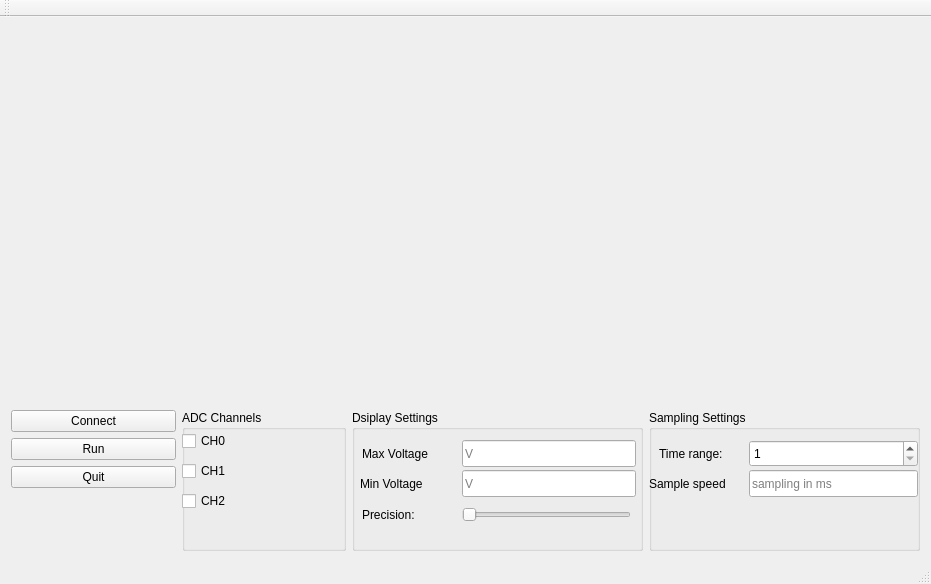
<?xml version="1.0" encoding="UTF-8"?>
<ui version="4.0">
 <class>MainWindow</class>
 <widget class="QMainWindow" name="MainWindow">
  <property name="geometry">
   <rect>
    <x>0</x>
    <y>0</y>
    <width>931</width>
    <height>584</height>
   </rect>
  </property>
  <property name="minimumSize">
   <size>
    <width>794</width>
    <height>584</height>
   </size>
  </property>
  <property name="maximumSize">
   <size>
    <width>1461</width>
    <height>703</height>
   </size>
  </property>
  <property name="windowTitle">
   <string>MainWindow</string>
  </property>
  <widget class="QWidget" name="centralWidget">
   <property name="sizePolicy">
    <sizepolicy hsizetype="Minimum" vsizetype="Minimum">
     <horstretch>0</horstretch>
     <verstretch>0</verstretch>
    </sizepolicy>
   </property>
   <property name="minimumSize">
    <size>
     <width>666</width>
     <height>428</height>
    </size>
   </property>
   <property name="maximumSize">
    <size>
     <width>1461</width>
     <height>643</height>
    </size>
   </property>
   <layout class="QVBoxLayout" name="verticalLayout">
    <item>
     <widget class="QCustomPlot" name="serialPlot" native="true">
      <property name="enabled">
       <bool>true</bool>
      </property>
      <property name="sizePolicy">
       <sizepolicy hsizetype="Minimum" vsizetype="Minimum">
        <horstretch>0</horstretch>
        <verstretch>0</verstretch>
       </sizepolicy>
      </property>
      <property name="minimumSize">
       <size>
        <width>651</width>
        <height>331</height>
       </size>
      </property>
      <property name="maximumSize">
       <size>
        <width>1421</width>
        <height>421</height>
       </size>
      </property>
     </widget>
    </item>
    <item>
     <spacer name="verticalSpacer_2">
      <property name="orientation">
       <enum>Qt::Vertical</enum>
      </property>
      <property name="sizeHint" stdset="0">
       <size>
        <width>10</width>
        <height>20</height>
       </size>
      </property>
     </spacer>
    </item>
    <item>
     <layout class="QHBoxLayout" name="horizontalLayout">
      <item>
       <layout class="QVBoxLayout" name="verticalLayout_2">
        <item>
         <widget class="QPushButton" name="SerialConnectButton">
          <property name="text">
           <string>Connect</string>
          </property>
         </widget>
        </item>
        <item>
         <widget class="QPushButton" name="SerialRunButton">
          <property name="text">
           <string>Run</string>
          </property>
         </widget>
        </item>
        <item>
         <widget class="QPushButton" name="QuitButton">
          <property name="text">
           <string>Quit</string>
          </property>
         </widget>
        </item>
        <item>
         <spacer name="verticalSpacer">
          <property name="orientation">
           <enum>Qt::Vertical</enum>
          </property>
          <property name="sizeHint" stdset="0">
           <size>
            <width>20</width>
            <height>40</height>
           </size>
          </property>
         </spacer>
        </item>
       </layout>
      </item>
      <item>
       <layout class="QVBoxLayout" name="verticalLayout_3">
        <item>
         <widget class="QGroupBox" name="ADC_CH_groupBox">
          <property name="minimumSize">
           <size>
            <width>101</width>
            <height>111</height>
           </size>
          </property>
          <property name="title">
           <string>ADC Channels</string>
          </property>
          <widget class="QCheckBox" name="checkBox_CH0">
           <property name="geometry">
            <rect>
             <x>0</x>
             <y>20</y>
             <width>97</width>
             <height>22</height>
            </rect>
           </property>
           <property name="text">
            <string>CH0</string>
           </property>
          </widget>
          <widget class="QCheckBox" name="checkBox_CH1">
           <property name="geometry">
            <rect>
             <x>0</x>
             <y>50</y>
             <width>97</width>
             <height>22</height>
            </rect>
           </property>
           <property name="text">
            <string>CH1</string>
           </property>
          </widget>
          <widget class="QCheckBox" name="checkBox_CH2">
           <property name="geometry">
            <rect>
             <x>0</x>
             <y>80</y>
             <width>97</width>
             <height>22</height>
            </rect>
           </property>
           <property name="text">
            <string>CH2</string>
           </property>
          </widget>
         </widget>
        </item>
       </layout>
      </item>
      <item>
       <layout class="QVBoxLayout" name="verticalLayout_5">
        <item>
         <widget class="QGroupBox" name="groupBox">
          <property name="minimumSize">
           <size>
            <width>291</width>
            <height>141</height>
           </size>
          </property>
          <property name="title">
           <string>Dsiplay Settings</string>
          </property>
          <widget class="QLabel" name="label">
           <property name="geometry">
            <rect>
             <x>10</x>
             <y>30</y>
             <width>85</width>
             <height>27</height>
            </rect>
           </property>
           <property name="minimumSize">
            <size>
             <width>85</width>
             <height>27</height>
            </size>
           </property>
           <property name="text">
            <string>Max Voltage</string>
           </property>
          </widget>
          <widget class="QLineEdit" name="MaxVoltEdit">
           <property name="geometry">
            <rect>
             <x>110</x>
             <y>30</y>
             <width>174</width>
             <height>27</height>
            </rect>
           </property>
           <property name="minimumSize">
            <size>
             <width>174</width>
             <height>27</height>
            </size>
           </property>
           <property name="maximumSize">
            <size>
             <width>174</width>
             <height>27</height>
            </size>
           </property>
           <property name="inputMask">
            <string/>
           </property>
           <property name="text">
            <string/>
           </property>
           <property name="placeholderText">
            <string>V</string>
           </property>
          </widget>
          <widget class="QLabel" name="label_2">
           <property name="geometry">
            <rect>
             <x>8</x>
             <y>60</y>
             <width>82</width>
             <height>27</height>
            </rect>
           </property>
           <property name="minimumSize">
            <size>
             <width>82</width>
             <height>27</height>
            </size>
           </property>
           <property name="text">
            <string>Min Voltage</string>
           </property>
          </widget>
          <widget class="QLineEdit" name="MinVoltEdit">
           <property name="geometry">
            <rect>
             <x>110</x>
             <y>60</y>
             <width>174</width>
             <height>27</height>
            </rect>
           </property>
           <property name="minimumSize">
            <size>
             <width>174</width>
             <height>27</height>
            </size>
           </property>
           <property name="maximumSize">
            <size>
             <width>174</width>
             <height>27</height>
            </size>
           </property>
           <property name="text">
            <string/>
           </property>
           <property name="placeholderText">
            <string>V</string>
           </property>
          </widget>
          <widget class="QLabel" name="label_4">
           <property name="geometry">
            <rect>
             <x>10</x>
             <y>90</y>
             <width>86</width>
             <height>29</height>
            </rect>
           </property>
           <property name="minimumSize">
            <size>
             <width>86</width>
             <height>29</height>
            </size>
           </property>
           <property name="text">
            <string>Precision:</string>
           </property>
          </widget>
          <widget class="QSlider" name="TimePeriodSlider">
           <property name="geometry">
            <rect>
             <x>110</x>
             <y>90</y>
             <width>169</width>
             <height>29</height>
            </rect>
           </property>
           <property name="minimumSize">
            <size>
             <width>169</width>
             <height>29</height>
            </size>
           </property>
           <property name="maximumSize">
            <size>
             <width>169</width>
             <height>29</height>
            </size>
           </property>
           <property name="maximum">
            <number>6</number>
           </property>
           <property name="orientation">
            <enum>Qt::Horizontal</enum>
           </property>
          </widget>
         </widget>
        </item>
       </layout>
      </item>
      <item>
       <layout class="QVBoxLayout" name="verticalLayout_4">
        <item>
         <widget class="QGroupBox" name="groupBox_2">
          <property name="minimumSize">
           <size>
            <width>271</width>
            <height>121</height>
           </size>
          </property>
          <property name="title">
           <string>Sampling Settings</string>
          </property>
          <widget class="QLabel" name="label_5">
           <property name="geometry">
            <rect>
             <x>10</x>
             <y>30</y>
             <width>84</width>
             <height>27</height>
            </rect>
           </property>
           <property name="minimumSize">
            <size>
             <width>84</width>
             <height>27</height>
            </size>
           </property>
           <property name="text">
            <string>Time range: </string>
           </property>
          </widget>
          <widget class="QLabel" name="label_3">
           <property name="geometry">
            <rect>
             <x>0</x>
             <y>60</y>
             <width>98</width>
             <height>27</height>
            </rect>
           </property>
           <property name="minimumSize">
            <size>
             <width>98</width>
             <height>27</height>
            </size>
           </property>
           <property name="text">
            <string>Sample speed</string>
           </property>
          </widget>
          <widget class="QSpinBox" name="TimeRangespinBox">
           <property name="geometry">
            <rect>
             <x>100</x>
             <y>30</y>
             <width>169</width>
             <height>27</height>
            </rect>
           </property>
           <property name="minimumSize">
            <size>
             <width>169</width>
             <height>27</height>
            </size>
           </property>
           <property name="maximumSize">
            <size>
             <width>169</width>
             <height>27</height>
            </size>
           </property>
           <property name="minimum">
            <number>1</number>
           </property>
           <property name="maximum">
            <number>100</number>
           </property>
          </widget>
          <widget class="QLineEdit" name="SamplingTimeEdit">
           <property name="geometry">
            <rect>
             <x>100</x>
             <y>60</y>
             <width>169</width>
             <height>27</height>
            </rect>
           </property>
           <property name="minimumSize">
            <size>
             <width>169</width>
             <height>27</height>
            </size>
           </property>
           <property name="maximumSize">
            <size>
             <width>169</width>
             <height>27</height>
            </size>
           </property>
           <property name="text">
            <string/>
           </property>
           <property name="placeholderText">
            <string>sampling in ms</string>
           </property>
          </widget>
         </widget>
        </item>
       </layout>
      </item>
     </layout>
    </item>
   </layout>
  </widget>
  <widget class="QMenuBar" name="menuBar">
   <property name="geometry">
    <rect>
     <x>0</x>
     <y>0</y>
     <width>931</width>
     <height>25</height>
    </rect>
   </property>
  </widget>
  <widget class="QToolBar" name="mainToolBar">
   <attribute name="toolBarArea">
    <enum>TopToolBarArea</enum>
   </attribute>
   <attribute name="toolBarBreak">
    <bool>false</bool>
   </attribute>
  </widget>
  <widget class="QStatusBar" name="statusBar"/>
 </widget>
 <layoutdefault spacing="6" margin="11"/>
 <customwidgets>
  <customwidget>
   <class>QCustomPlot</class>
   <extends>QWidget</extends>
   <header location="global">qcustomplot.h</header>
   <container>1</container>
  </customwidget>
 </customwidgets>
 <resources/>
 <connections/>
</ui>
